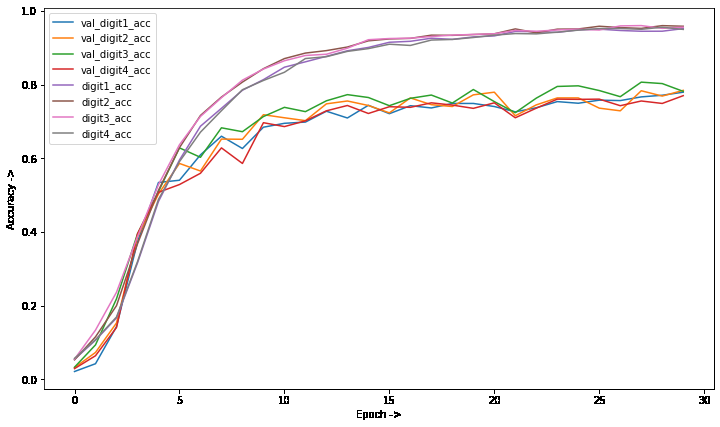
#> input picture pyfiles/captcha_4_letter/acc_our_model.png, 720 x 427 px; its folder holds only this picture in this run
$ python extract_char.py
#> lines starting #> are read from the running program, lines starting #| are printed output that depends on the picture
"""
A script to extract all the digits from the captcha, updated version...
For dataset captcha_4_letter
Author: Jimut
        20-03-2020
"""


import glob
import cv2
import os
import string
from tqdm import tqdm
png_files = glob.glob('captcha_4_letter/*.png')

index_var = "0123456789"+string.ascii_lowercase+string.ascii_uppercase

# create a dictionary to keep track of the letter
index = {}
for char in index_var:
    index[char]=0

# actual character extraction code

for item in tqdm(png_files):
    item_ = item.split('/')[1]
    item_name = item_.split('.')[0]
    #print(item_name)
    char_ = [ch for ch in item_name]
    img_file = cv2.imread(item)
#> img_file is the input picture: shape (427, 720, 3); mean B, G, R 247.7, 247.8, 248.9
    gray = cv2.cvtColor(img_file, cv2.COLOR_BGR2GRAY)
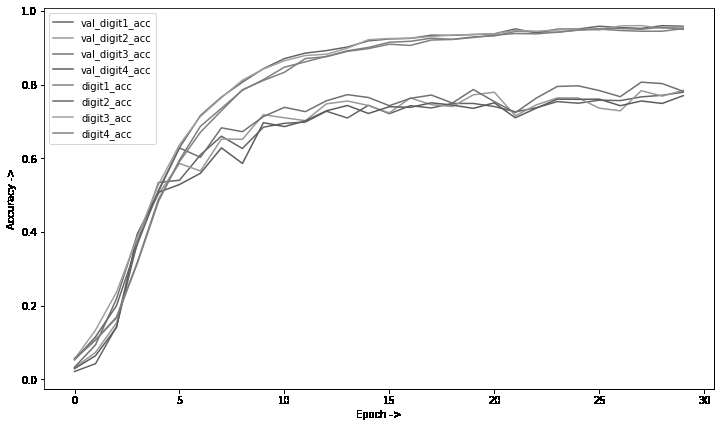
#> gray: shape (427, 720); min 0, max 255, mean 248.1
    #plt.imshow(gray,cmap='gray')
    #plt.show()
    ret, thresh = cv2.threshold(gray, 0, 255, cv2.THRESH_OTSU)
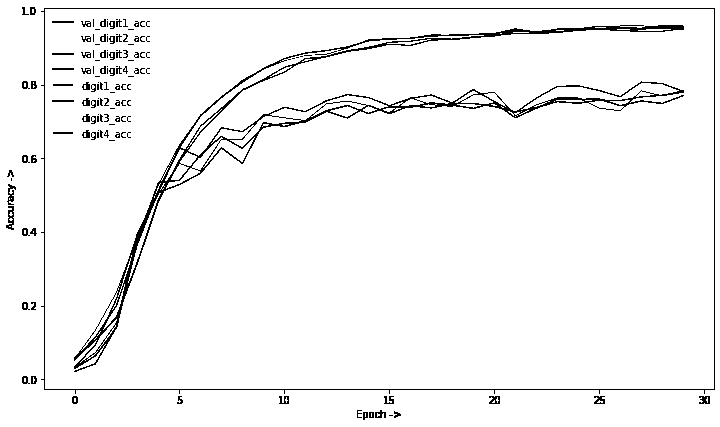
#> thresh: shape (427, 720); 96.1% white; black in thin lines or dots
#> ret = 175
    thresh = cv2.convertScaleAbs(thresh)
    #plt.imshow(thresh,cmap='gray')
    #plt.show()
    thres = thresh.copy()
    k = 0

    ROI_number = 0
    """
                0 0 0 0 0 0 0 0
                0 0 0 3 0 4 0 0
                0 0 1 0 4 3 0 0
                0 0 2 0 4 4 0 0
                0 0 1 0 4 0 0 0
                0 0 0 4 3 0 0 0
                0 0 0 0 0 0 0 0
                0 0 0 0 0 0 0 0

                    |\/|

                    0 0 0 0
                    0 3 0 4
                    1 0 4 3
                    2 0 4 4
                    1 0 4 0
                    0 4 3 0
                    0 0 0 0
                    0 0 0 0
    """
    for y in range(thresh.shape[1]):
        dummy = 0
        for x in range(thresh.shape[0]):
            #print(thresh[x][y],end=" ")
            if thresh[x][y] == 0:
                # if character is found
                dummy = 1
        if dummy ==1:
            if k ==1:
                sart_col = y
            k += 1
        if dummy == 0 and k >2:
            end_col = y
            k1 = 0
            # find contours within that region
            #print("Start = ",sart_col," End = ",end_col)
            extract_im = thresh[:,sart_col-2:end_col+1].copy()
            """
                0 0 0 0
                0 3 0 4
                1 0 4 3
                2 0 4 4
                1 0 4 0
                0 4 3 0
                0 0 0 0
                0 0 0 0

                  |\/|

                0 3 0 4
                1 0 4 3
                2 0 4 4
                1 0 4 0
                0 4 3 0
            """
            for x1 in range(extract_im.shape[0]):
                dummy1 = 0
                for y1 in range(extract_im.shape[1]):
                    if extract_im[x1][y1] == 0:
                        #if char is found
                        dummy1 = 1
                if dummy1 == 1:
                    if k1 == 1:
                        start_row = x1
                    k1 += 1
                if dummy1 == 0 and k1>2:
                    end_row = x1
                    #print("Start row = ",start_row," End = ",end_row)
                    ROI = extract_im[start_row-2:end_row+1,:].copy()
                    ROI = 255 - ROI #inverse it
                    if ROI_number>=4:
                        continue
                    cv2.imwrite('captcha_4_letter/data/{}-{}.png'.format(char_[ROI_number],index[char_[ROI_number]]), ROI)
                    index[char_[ROI_number]] += 1
                    break
            k=0
            #print("ROI_num = ",ROI_number)
            ROI_number += 1
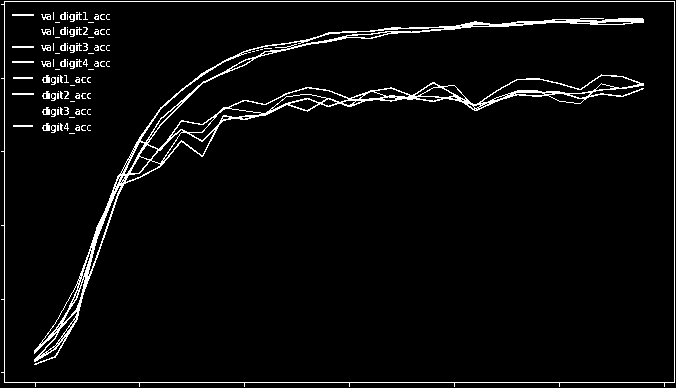
#> ROI: shape (388, 676); 4.1% white in thin lines or dots
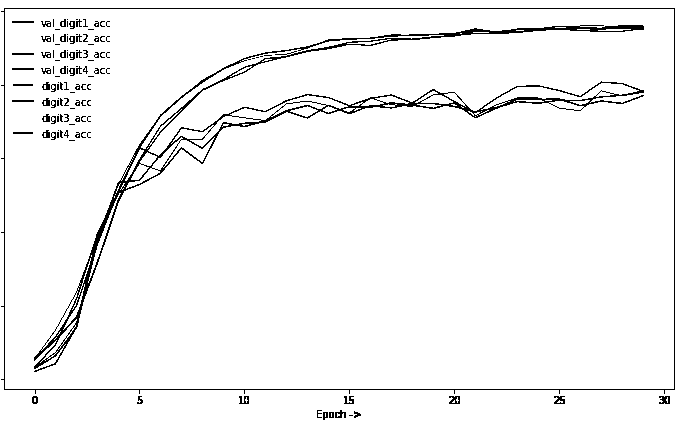
#> extract_im: shape (427, 676); 96.1% white; black in thin lines or dots
#> after the loop, ROI_number = 3; end_col = 715; index = 62 items; k = 0; k1 = 386
